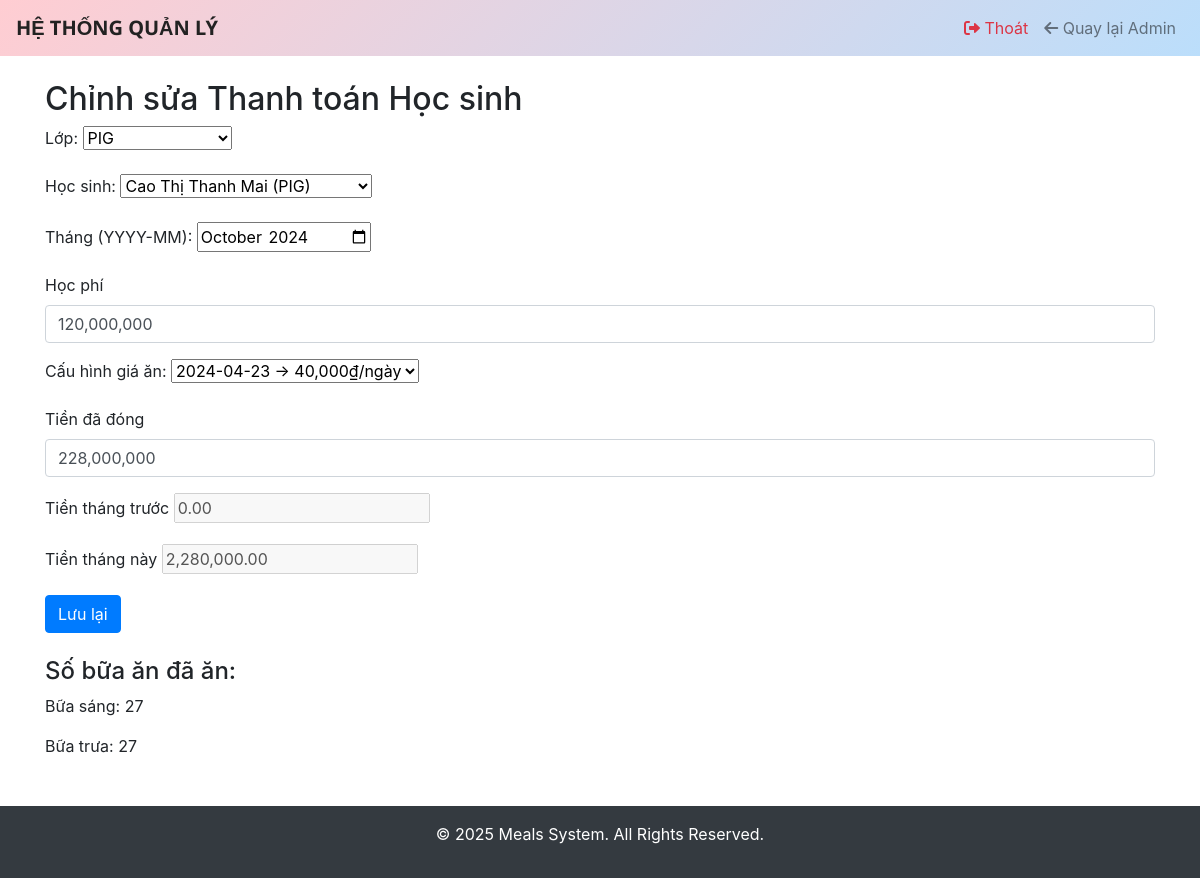
Screenshot of /meals/student-payment/edit/299/ (signed in) with the database file from the repository.
### meals/models.py (models this page shows, shortened)
class StudentPayment(models.Model):
    class Meta:
        unique_together = ('student', 'month')
        verbose_name = "Công nợ học sinh"
        verbose_name_plural = "Công nợ học sinh"
        permissions = [
            ("view_statistics", "Có thể xem thống kê"),
        ]
    student = models.ForeignKey(
        'Student',
        on_delete=models.CASCADE,
        verbose_name="Học sinh"
    )
    month = models.CharField(
        max_length=7,
        verbose_name="Tháng",
        help_text="Chọn tháng theo định dạng YYYY‑MM"
    )
    tuition_fee = models.DecimalField(
        max_digits=10,
        decimal_places=2,
        verbose_name="Học phí"
    )
    amount_paid = models.DecimalField(
        max_digits=10,
        decimal_places=2,
        verbose_name="Số tiền đã đóng"
    )
    remaining_balance = models.DecimalField(
        max_digits=10,
        decimal_places=2,
        null=True,
        blank=True,
        verbose_name="Số dư"
    )
    meal_price = models.ForeignKey(
        MealPrice,
        on_delete=models.PROTECT,
        verbose_name="Cấu hình giá ăn",
        help_text="Chọn cấu hình giá ăn áp dụng cho tháng này"
    )

### meals/views.py (the view)
# urls.py: path('student-payment/edit/', login_required(views.student_payment_edit), name='student_payment_edit'),
@login_required(login_url='login')
@permission_required('meals.change_studentpayment', raise_exception=True)
def student_payment_edit(request, pk=None):
    classrooms = ClassRoom.objects.all()
    if request.method == "GET" and request.GET.get('payment_id'):
        try:
            payment = StudentPayment.objects.get(id=request.GET.get('payment_id'))
        except StudentPayment.DoesNotExist:
            payment = None
    else:
        payment = get_object_or_404(StudentPayment, pk=pk) if pk else None
    if request.method == "POST":
        student_id = request.POST.get('student')
        month_val  = request.POST.get('month')
        form_instance = payment
        if not payment and student_id and month_val:
            dup = StudentPayment.objects.filter(
                student_id=student_id, month=month_val
            ).first()
            if dup:
                form_instance = dup
        form = StudentPaymentForm(request.POST, instance=form_instance)
        if form.is_valid():
            payment_obj = form.save()
            messages.success(request, "Lưu thành công")
            return redirect(request.path)
        else:
            print("Form errors:", form.errors)
    else:
        form = StudentPaymentForm(instance=payment)
    breakfast_count = lunch_count = 0
    if form.instance and form.instance.pk and form.instance.student and form.instance.month:
        try:
            y, m = map(int, form.instance.month.split("-"))
            qs = MealRecord.objects.filter(
                student=form.instance.student,
                date__year=y, date__month=m,
                meal_type__in=["Bữa sáng","Bữa trưa"]
            ).filter(Q(status="Đủ")|Q(status="Thiếu", non_eat=2))
            breakfast_count = qs.filter(meal_type="Bữa sáng").count()
            lunch_count     = qs.filter(meal_type="Bữa trưa").count()
        except Exception as e:
            print("Error counting meals:", e)
    var_is_edit = bool(payment and payment.pk)
    return render(request, 'payments/student_payment_form.html', {
        'form':             form,
        'classrooms':       classrooms,
        'is_edit':          var_is_edit,
        'breakfast_count':  breakfast_count,
        'lunch_count':      lunch_count,
    })

### meals/models.py (called while the page is built)
    def __str__(self):
        return f"{self.effective_date:%Y-%m-%d} → {self.daily_price:,}₫/ngày"

    def __str__(self):
        return self.name

    def __str__(self):
        return f"{self.name} ({self.classroom})"

### meals/templates/payments/student_payment_form.html (shortened to what this page needs)
{% extends "layout.html" %}
{% load static %}
{% block content %}
<h2>Chỉnh sửa Thanh toán Học sinh</h2>
<form method="post" id="payment-form">
    <div class="form-group">
        {{ form.classroom.label_tag }}
        {{ form.classroom }}
    </div>
    <div class="form-group">
        {{ form.student.label_tag }}
        {{ form.student }}
    </div>
    <div class="form-group">
        {{ form.month.label_tag }}
        {{ form.month }}
    </div>
    <div class="form-group">
        <label for="id_tuition_fee">{{ form.tuition_fee.label }}</label>
        <input type="text" id="id_tuition_fee" name="tuition_fee" class="form-control money"
               value="{{ form.tuition_fee.value|default_if_none:'' }}">
    </div>
    <div class="form-group">
        {{ form.meal_price.label_tag }}
        {{ form.meal_price }}
    </div>
    <div class="form-group">
        <label for="id_amount_paid">{{ form.amount_paid.label }}</label>
        <input type="text" id="id_amount_paid" name="amount_paid" class="form-control money"
               value="{{ form.amount_paid.value|default_if_none:'' }}">
    </div>
    <div class="form-group">
        <label for="id_prev_month_balance">Tiền tháng trước</label>
        {{ form.prev_month_balance }}
    </div>
    <div class="form-group">
        <label for="id_current_month_payment">Tiền tháng này</label>
        {{ form.current_month_payment }}
    </div>
    <button type="submit" class="btn btn-primary">Lưu lại</button>
</form>
<div id="meal-counts" class="mt-4">
    <h4>Số bữa ăn đã ăn:</h4>
    <p>Bữa sáng: <span id="breakfast_count">{{ breakfast_count|default:"0" }}</span></p>
    <p>Bữa trưa: <span id="lunch_count">{{ lunch_count|default:"0" }}</span></p>
</div>
{% endblock %}

### templates/layout.html (shortened to what this page needs)
{% load static %}
<!DOCTYPE html>
<html lang="vi">
<head>
  <link
    rel="stylesheet"
    href="https://stackpath.bootstrapcdn.com/bootstrap/4.5.2/css/bootstrap.min.css"
  >
  <link
    rel="stylesheet"
    href="https://cdnjs.cloudflare.com/ajax/libs/font-awesome/6.0.0-beta3/css/all.min.css"
  />
  <link rel="stylesheet" href="{% static 'css/style.css' %}">
</head>
<body>
  <nav class="navbar navbar-expand-lg navbar-light">
    <a class="navbar-brand" href="{% url 'home' %}">HỆ THỐNG QUẢN LÝ</a>
    <div class="collapse navbar-collapse" id="navbarNav">
      <ul class="navbar-nav ml-auto">
        {% if user.is_authenticated %}
          <li class="nav-item">
            <a class="nav-link text-danger" href="{% url 'logout' %}">
              <i class="fas fa-sign-out-alt"></i> Thoát
            </a>
          </li>
          {% if user.is_superuser %}
            <li class="nav-item">
              <a class="nav-link" href="{% url 'admin:index' %}">
                <i class="fas fa-arrow-left"></i> Quay lại Admin
              </a>
            </li>
          {% endif %}
        {% endif %}
      </ul>
    </div>
  </nav>
  <div class="container mt-4">
    {% block content %}{% endblock %}
  </div>
  <footer class="bg-dark text-white text-center py-3 mt-5">
    <div class="container">
      <p>&copy; {% now "Y" as current_year %}{{ current_year }} Meals System. All Rights Reserved.</p>
    </div>
  </footer>
</body>
</html>

### templates/layout.html (style rules this page uses)
:root { --nav-gradient-start: #FFCDD2; --nav-gradient-end: #BBDEFB; }
.navbar { background: linear-gradient(135deg, var(--nav-gradient-start), var(--nav-gradient-end)) !important; }
.navbar .navbar-brand { font-family: 'Noto Sans', sans-serif; font-weight: 700; color: #222 !important; }

### rows the page displays
StudentPayment: student "Cao Thị Thanh Mai (PIG)", month "2024-10", tuition_fee "120,000,000", meal_price "2024-04-23 → 40,000₫/ngày", amount_paid "228,000,000"

### other values shown
{{ breakfast_count|default:"0" }} "27"
{{ lunch_count|default:"0" }} "27"
{{ current_year }} "2025"
